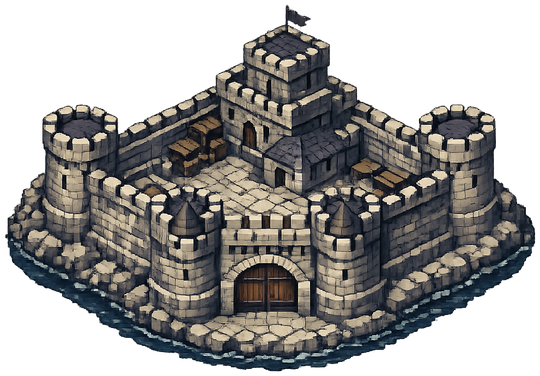
#> input picture assets/settlements/fort-main-game.png, 540 x 376 px
$ python generate_settlement_sprites.py
#> lines starting #> are read from the running program, lines starting #| are printed output that depends on the picture
from __future__ import annotations

import argparse
import random
import shutil
from dataclasses import dataclass
from pathlib import Path
from typing import Iterable

from PIL import Image, ImageDraw, ImageEnhance, ImageFilter


ROOT = Path(__file__).resolve().parents[1]
OUT_BASE = ROOT / "assets" / "settlements" / "generated"
OUT_FACTION = OUT_BASE / "factions" / "ottoman"
OUT_VARIANTS = OUT_BASE / "variants"
SH_BASE = ROOT / "assets" / "settlements" / "stronghold"
FORT_SOURCE = ROOT / "assets" / "settlements" / "fort-main-game.png"


def _clamp(v: int) -> int:
    return max(0, min(255, int(v)))


def _shade(color: tuple[int, int, int, int], delta: int) -> tuple[int, int, int, int]:
    return (_clamp(color[0] + delta), _clamp(color[1] + delta), _clamp(color[2] + delta), color[3])


def _lerp(a: float, b: float, t: float) -> float:
    return a + (b - a) * t


def _line_points(p0: tuple[int, int], p1: tuple[int, int], count: int) -> Iterable[tuple[int, int]]:
    for i in range(max(1, count)):
        t = 0.5 if count <= 1 else i / (count - 1)
        yield (int(round(_lerp(p0[0], p1[0], t))), int(round(_lerp(p0[1], p1[1], t))))


@dataclass(frozen=True)
class Style:
    name: str
    saturation: float
    contrast: float
    brightness: float
    plaster: tuple[int, int, int, int]
    roof_dark: tuple[int, int, int, int]
    roof_mid: tuple[int, int, int, int]
    roof_light: tuple[int, int, int, int]
    wood_dark: tuple[int, int, int, int]
    wood_mid: tuple[int, int, int, int]
    dome_dark: tuple[int, int, int, int]
    dome_mid: tuple[int, int, int, int]
    dome_light: tuple[int, int, int, int]
    accent: tuple[int, int, int, int]


STRONGHOLD = Style(
    name="stronghold",
    saturation=0.96,
    contrast=1.08,
    brightness=1.02,
    plaster=(196, 180, 154, 232),
    roof_dark=(90, 62, 40, 232),
    roof_mid=(130, 92, 61, 232),
    roof_light=(176, 133, 96, 232),
    wood_dark=(74, 52, 34, 232),
    wood_mid=(108, 78, 52, 232),
    dome_dark=(74, 90, 105, 232),
    dome_mid=(109, 131, 148, 232),
    dome_light=(167, 188, 205, 232),
    accent=(175, 58, 48, 236),
)

HOMM = Style(
    name="homm",
    saturation=1.12,
    contrast=1.05,
    brightness=1.03,
    plaster=(224, 205, 183, 232),
    roof_dark=(103, 45, 43, 232),
    roof_mid=(158, 68, 62, 232),
    roof_light=(210, 117, 90, 232),
    wood_dark=(76, 46, 36, 232),
    wood_mid=(116, 70, 50, 232),
    dome_dark=(52, 77, 116, 232),
    dome_mid=(82, 122, 173, 232),
    dome_light=(137, 171, 216, 232),
    accent=(216, 190, 92, 236),
)


def _load_modules() -> dict[str, Image.Image]:
    names = {
        "wall_front": "wall-front-v2.png",
        "wall_left": "wall-left-v2.png",
        "wall_right": "wall-right-v2.png",
        "wall_plain": "wall-plain-v2.png",
        "tower_left": "tower-left-v2.png",
        "tower_right": "tower-right-v2.png",
    }
    out: dict[str, Image.Image] = {}
    for key, name in names.items():
        p = SH_BASE / name
        if not p.exists():
            raise FileNotFoundError(f"Missing module: {p}")
        out[key] = Image.open(p).convert("RGBA")
    return out


# [21 lines left out: functions _tint_module, _paste_bottom_center, not called in this run]


def _paste_center_bottom(canvas: Image.Image, sprite: Image.Image, cx: int, cy: int) -> None:
    x = int(round(cx - sprite.width / 2))
    y = int(round(cy - sprite.height))
    canvas.alpha_composite(sprite, (x, y))


def _soft_tone(sprite: Image.Image, style: Style) -> Image.Image:
    out = ImageEnhance.Color(sprite).enhance(style.saturation)
    out = ImageEnhance.Contrast(out).enhance(style.contrast)
    out = ImageEnhance.Brightness(out).enhance(style.brightness)
    return out


def _draw_wall_ring(
    img: Image.Image,
    outer: list[tuple[int, int]],
    inner: list[tuple[int, int]],
    style: Style,
    crenel_count: int,
) -> None:
    layer = Image.new("RGBA", img.size, (0, 0, 0, 0))
    d = ImageDraw.Draw(layer, "RGBA")
    wall = _shade(style.plaster, -8)
    wall_dark = _shade(style.plaster, -36)
    wall_light = _shade(style.plaster, 16)
    d.polygon(outer, fill=wall)
    d.polygon(inner, fill=(0, 0, 0, 0))
    d.line(outer + [outer[0]], fill=wall_dark, width=2)
    d.line(inner + [inner[0]], fill=wall_dark, width=2)
    for a, b in ((outer[0], outer[1]), (outer[1], outer[2]), (outer[2], outer[3]), (outer[3], outer[0])):
        for x, y in _line_points(a, b, crenel_count):
            d.rectangle((x - 2, y - 5, x + 2, y - 2), fill=wall_light)
            d.rectangle((x - 2, y - 1, x + 2, y), fill=wall_dark)
    img.alpha_composite(layer)


def _draw_roof_block(draw: ImageDraw.ImageDraw, x: int, y: int, w: int, h: int, style: Style) -> None:
    wall = _shade(style.plaster, -4)
    draw.rectangle((x, y, x + w, y + h), fill=wall)
    draw.rectangle((x, y + h - 1, x + w, y + h), fill=_shade(style.plaster, -34))
    draw.polygon([(x - 2, y + 1), (x + w // 2, y - max(4, h // 2)), (x + w + 2, y + 1)], fill=style.roof_dark)
    draw.polygon([(x, y + 2), (x + w // 2, y - max(3, h // 2 - 1)), (x + w, y + 2)], fill=style.roof_mid)


def _draw_dome(draw: ImageDraw.ImageDraw, cx: int, cy: int, rx: int, ry: int, style: Style) -> None:
    draw.ellipse((cx - rx, cy - ry, cx + rx, cy + ry), fill=style.dome_dark)
    draw.pieslice((cx - int(rx * 0.88), cy - int(ry * 0.22), cx + int(rx * 0.88), cy + int(ry * 1.2)), 180, 360, fill=style.dome_mid)
    draw.ellipse((cx - int(rx * 0.56), cy - int(ry * 0.86), cx - int(rx * 0.08), cy - int(ry * 0.24)), fill=style.dome_light)


def _draw_minaret(draw: ImageDraw.ImageDraw, x: int, y: int, h: int, style: Style) -> None:
    w = max(4, int(h * 0.10))
    draw.rectangle((x, y - h, x + w, y), fill=_shade(style.plaster, -6))
    draw.rectangle((x, y - h, x + 1, y), fill=_shade(style.plaster, -24))
    draw.rectangle((x + w - 1, y - h, x + w, y), fill=_shade(style.plaster, 12))
    draw.polygon([(x - 1, y - h + 2), (x + w // 2, y - h - max(5, int(w * 1.4))), (x + w + 1, y - h + 2)], fill=style.roof_dark)
    draw.line([(x + w // 2, y - h - 2), (x + w // 2, y - h - 8)], fill=_shade(style.roof_light, 14), width=1)


# [8 lines left out: function _draw_house, not called in this run]


def _stronghold_fort_core(style: Style, scale: float) -> Image.Image:
    modules = _load_modules()
    tinted = {k: _tint_module(v, style) for k, v in modules.items()}
    canvas = Image.new("RGBA", (1600, 1200), (0, 0, 0, 0))
    d = ImageDraw.Draw(canvas, "RGBA")
    cx, cy = 800, 840
    d.ellipse((cx - 360, cy + 10, cx + 360, cy + 130), fill=(0, 0, 0, 74))

    parts: list[tuple[int, str, int, int, float, float]] = []

    def add(name: str, x: int, y: int, sx: float = 1.0, sy: float = 1.0) -> None:
        parts.append((y, name, x, y, sx, sy))

    wall_sx = 1.42 * scale
    wall_sy = 0.35 * scale
    tower_sx = 1.72 * scale
    tower_sy = 0.44 * scale

    # Back wall chain.
    for i in range(-3, 4):
        add("wall_plain", cx + i * 56, cy - 220, wall_sx, wall_sy)
    # Left and right flanks.
    for i in range(1, 6):
        add("wall_left", cx - 170 - i * 30, cy - 220 + i * 40, wall_sx, wall_sy)
        add("wall_right", cx + 170 + i * 30, cy - 220 + i * 40, wall_sx, wall_sy)
    # Front wall.
    for i in range(-3, 4):
        add("wall_front", cx + i * 56, cy + 20, wall_sx, wall_sy)

    # Corner towers.
    add("tower_left", cx - 330, cy - 14, tower_sx, tower_sy)
    add("tower_right", cx + 330, cy - 14, tower_sx, tower_sy)
    add("tower_left", cx - 262, cy - 220, tower_sx, tower_sy)
    add("tower_right", cx + 262, cy - 220, tower_sx, tower_sy)

    # Inner keep stack.
    add("wall_plain", cx, cy - 120, 2.30 * scale, 0.43 * scale)
    add("wall_plain", cx, cy - 258, 1.86 * scale, 0.37 * scale)
    add("wall_front", cx, cy + 6, 2.22 * scale, 0.40 * scale)

    for _, name, x, y, sx, sy in sorted(parts, key=lambda it: it[0]):
        _paste_bottom_center(canvas, tinted[name], x, y, sx, sy)

    # Gate shadow/readability.
    d = ImageDraw.Draw(canvas, "RGBA")
    d.ellipse((cx - 52, cy + 2, cx + 52, cy + 40), fill=(24, 16, 11, 148))
    d.rectangle((cx - 24, cy - 36, cx + 24, cy + 30), fill=(32, 21, 15, 172))
    d.rectangle((cx - 28, cy - 40, cx + 28, cy - 34), fill=_shade(style.plaster, 12))

    return canvas


def _crop_alpha(img: Image.Image, pad: int = 12) -> Image.Image:
    bb = img.split()[-1].getbbox()
    if not bb:
        return img
    x0 = max(0, bb[0] - pad)
    y0 = max(0, bb[1] - pad)
    x1 = min(img.width, bb[2] + pad)
    y1 = min(img.height, bb[3] + pad)
    return img.crop((x0, y0, x1, y1))


def _draw_fort(style: Style) -> Image.Image:
    if style.name == "stronghold" and FORT_SOURCE.exists():
        out = Image.new("RGBA", (1180, 860), (0, 0, 0, 0))
        src = Image.open(FORT_SOURCE).convert("RGBA")
        src = _soft_tone(src, style).resize((930, 650), Image.Resampling.LANCZOS)
        _paste_center_bottom(out, src, 590, 760)
        d = ImageDraw.Draw(out, "RGBA")
        d.ellipse((350, 734, 830, 820), fill=(0, 0, 0, 72))
        _draw_minaret(d, 430, 610, 118, style)
        _draw_minaret(d, 725, 610, 118, style)
        return _crop_alpha(out)

    core = _stronghold_fort_core(style, 1.0)
    return _crop_alpha(core)


def _draw_city(style: Style) -> Image.Image:
    if style.name == "stronghold" and FORT_SOURCE.exists():
        rng = random.Random(42017)
        out = Image.new("RGBA", (1536, 1100), (0, 0, 0, 0))
        d = ImageDraw.Draw(out, "RGBA")
        outer = [(240, 590), (770, 430), (1305, 580), (785, 770)]
        inner = [(330, 600), (770, 470), (1210, 590), (785, 730)]
        _draw_wall_ring(out, outer, inner, style, crenel_count=22)

        src = Image.open(FORT_SOURCE).convert("RGBA")
        citadel = _soft_tone(src, style).resize((520, 364), Image.Resampling.LANCZOS)
        _paste_center_bottom(out, citadel, 792, 640)

        d = ImageDraw.Draw(out, "RGBA")
        d.rectangle((690, 526, 900, 610), fill=_shade(style.plaster, -2))
        d.rectangle((690, 608, 900, 612), fill=_shade(style.plaster, -34))
        _draw_dome(d, 795, 532, 72, 44, style)
        _draw_dome(d, 716, 555, 36, 22, style)
        _draw_dome(d, 874, 555, 36, 22, style)
        _draw_minaret(d, 648, 556, 142, style)
        _draw_minaret(d, 940, 556, 142, style)
        _draw_minaret(d, 690, 570, 112, style)
        _draw_minaret(d, 896, 570, 112, style)

        block_rows = [
            (562, 652, 10, 50, 42),
            (540, 686, 11, 48, 40),
            (606, 617, 9, 47, 38),
            (710, 708, 8, 46, 34),
        ]
        for start_x, y, count, step, base_w in block_rows:
            for i in range(count):
                bx = start_x + (i - count // 2) * step
                by = y + (i % 2) * 4
                bw = max(20, base_w - (i % 3) * 7)
                bh = max(14, 20 - (i % 2) * 4)
                _draw_roof_block(d, bx, by, bw, bh, style)

        for i in range(15):
            mx = 540 + i * 34
            my = 745 + (i % 2) * 5
            _draw_roof_block(d, mx, my, 24, 12, style)

        return _crop_alpha(out)

    rng = random.Random(7307 if style.name == "stronghold" else 9121)
    canvas = Image.new("RGBA", (1700, 1300), (0, 0, 0, 0))
    d = ImageDraw.Draw(canvas, "RGBA")
    cx, cy = 850, 900
    d.ellipse((cx - 430, cy + 14, cx + 430, cy + 154), fill=(0, 0, 0, 68))

    core = _stronghold_fort_core(style, 0.72)
    core = core.resize((int(core.width * 0.72), int(core.height * 0.72)), Image.Resampling.LANCZOS)
    canvas.alpha_composite(core, (cx - core.width // 2, cy - core.height + 20))

    # Dense urban houses around fortress.
    houses: list[tuple[int, int]] = []
    for _ in range(65):
        x = rng.randint(cx - 300, cx + 300)
        y = rng.randint(cy - 150, cy + 80)
        if abs(x - cx) / 330 + abs(y - (cy - 20)) / 210 <= 1.0:
            houses.append((x, y))
    for x, y in sorted(houses, key=lambda p: p[1]):
        _draw_house(d, x, y, rng, style)

    # Ottoman civic center.
    _draw_dome(d, cx + 6, cy - 188, 82, 50, style)
    _draw_dome(d, cx - 88, cy - 156, 38, 23, style)
    _draw_dome(d, cx + 98, cy - 156, 38, 23, style)
    _draw_minaret(d, cx - 198, cy - 138, 162, style)
    _draw_minaret(d, cx + 185, cy - 138, 162, style)
    _draw_minaret(d, cx - 145, cy - 122, 120, style)
    _draw_minaret(d, cx + 134, cy - 122, 120, style)

    # Front bazaar strip.
    for i in range(22):
        bx = cx - 340 + i * 32
        by = cy + 106 + (i % 2) * 5
        _draw_house(d, bx, by, rng, style)

    return _crop_alpha(canvas)


def _draw_town(style: Style) -> Image.Image:
    if style.name == "stronghold" and FORT_SOURCE.exists():
        rng = random.Random(15073)
        out = Image.new("RGBA", (1280, 920), (0, 0, 0, 0))
        d = ImageDraw.Draw(out, "RGBA")
        outer = [(210, 525), (640, 395), (1065, 520), (645, 665)]
        inner = [(280, 532), (640, 430), (995, 528), (645, 638)]
        _draw_wall_ring(out, outer, inner, style, crenel_count=16)

        src = Image.open(FORT_SOURCE).convert("RGBA")
        keep = _soft_tone(src, style).resize((520, 360), Image.Resampling.LANCZOS)
        _paste_center_bottom(out, keep, 645, 570)

        d = ImageDraw.Draw(out, "RGBA")
        for i in range(6):
            bx = 455 + i * 62
            by = 585 + (i % 2) * 6
            _draw_roof_block(d, bx, by, 38, 20, style)

        _draw_dome(d, 645, 525, 38, 24, style)
        _draw_minaret(d, 560, 525, 92, style)
        _draw_minaret(d, 725, 525, 92, style)
        return _crop_alpha(out)

    rng = random.Random(3821 if style.name == "stronghold" else 4877)
    canvas = Image.new("RGBA", (1450, 1100), (0, 0, 0, 0))
    d = ImageDraw.Draw(canvas, "RGBA")
    cx, cy = 725, 790
    d.ellipse((cx - 330, cy + 14, cx + 330, cy + 124), fill=(0, 0, 0, 62))

    core = _stronghold_fort_core(style, 0.62)
    core = core.resize((int(core.width * 0.62), int(core.height * 0.62)), Image.Resampling.LANCZOS)
    canvas.alpha_composite(core, (cx - core.width // 2, cy - core.height + 18))

    houses: list[tuple[int, int]] = []
    for _ in range(36):
        x = rng.randint(cx - 220, cx + 220)
        y = rng.randint(cy - 110, cy + 60)
        if abs(x - cx) / 250 + abs(y - (cy - 10)) / 165 <= 1.0:
            houses.append((x, y))
    for x, y in sorted(houses, key=lambda p: p[1]):
        _draw_house(d, x, y, rng, style)

    _draw_dome(d, cx + 4, cy - 138, 56, 34, style)
    _draw_minaret(d, cx - 132, cy - 118, 118, style)
    _draw_minaret(d, cx + 118, cy - 118, 118, style)
    return _crop_alpha(canvas)


def _draw_village(style: Style) -> Image.Image:
    if style.name == "stronghold":
        out = Image.new("RGBA", (980, 720), (0, 0, 0, 0))
        d = ImageDraw.Draw(out, "RGBA")
        outer = [(240, 465), (495, 390), (748, 462), (500, 545)]
        inner = [(280, 472), (495, 412), (708, 469), (500, 532)]
        _draw_wall_ring(out, outer, inner, style, crenel_count=12)

        huts = [(420, 492, 46, 24), (480, 475, 54, 27), (548, 492, 44, 24), (505, 510, 42, 22)]
        for x, y, w, h in huts:
            _draw_roof_block(d, x, y, w, h, style)

        d.rectangle((622, 435, 648, 520), fill=_shade(style.plaster, -10))
        d.rectangle((622, 435, 623, 520), fill=_shade(style.plaster, -30))
        d.rectangle((647, 435, 648, 520), fill=_shade(style.plaster, 12))
        d.polygon([(620, 437), (635, 410), (650, 437)], fill=style.roof_dark)
        d.polygon([(622, 438), (635, 416), (648, 438)], fill=style.roof_mid)
        d.rectangle((633, 468, 637, 520), fill=(45, 28, 18, 180))
        _draw_dome(d, 495, 452, 22, 14, style)
        return _crop_alpha(out)

    rng = random.Random(1949 if style.name == "stronghold" else 2851)
    canvas = Image.new("RGBA", (1200, 900), (0, 0, 0, 0))
    d = ImageDraw.Draw(canvas, "RGBA")
    cx, cy = 600, 620
    d.ellipse((cx - 230, cy + 40, cx + 230, cy + 116), fill=(0, 0, 0, 56))

    # Palisade diamond.
    ring = [(340, 620), (600, 528), (860, 620), (600, 708)]
    d.polygon(ring, outline=_shade(style.wood_dark, -10), width=3)
    for a, b in ((ring[0], ring[1]), (ring[1], ring[2]), (ring[2], ring[3]), (ring[3], ring[0])):
        for x, y in _line_points(a, b, 30):
            h = rng.randint(9, 14)
            d.rectangle((x - 1, y - h, x + 1, y), fill=style.wood_mid)
            d.rectangle((x - 1, y - h, x, y), fill=style.wood_dark)

    # Keep-like watch tower from stronghold module for style continuity.
    core = _stronghold_fort_core(style, 0.24)
    core = core.resize((int(core.width * 0.24), int(core.height * 0.24)), Image.Resampling.LANCZOS)
    canvas.alpha_composite(core, (820 - core.width // 2, 670 - core.height))

    for x, y in sorted([(560, 664), (612, 648), (662, 665), (621, 695), (572, 700)], key=lambda p: p[1]):
        _draw_house(d, x, y, rng, style)
    _draw_dome(d, 620, 610, 28, 17, style)
    return _crop_alpha(canvas)


def _post(img: Image.Image, style: Style) -> Image.Image:
    out = ImageEnhance.Color(img).enhance(style.saturation)
    out = ImageEnhance.Contrast(out).enhance(style.contrast)
    out = ImageEnhance.Brightness(out).enhance(style.brightness)
    out = out.filter(ImageFilter.UnsharpMask(radius=1.1, percent=125, threshold=2))
    return out


def _save(img: Image.Image, path: Path) -> None:
    path.parent.mkdir(parents=True, exist_ok=True)
    img.save(path, "PNG")


# [9 lines left out: function _publish_active, not called in this run]


def _generate(style: Style) -> dict[str, Image.Image]:
    return {
        "fort": _post(_draw_fort(style), style),
        "city": _post(_draw_city(style), style),
        "town": _post(_draw_town(style), style),
        "village": _post(_draw_village(style), style),
    }
#> in _draw_fort, src is the input picture: PIL image 540x376 RGBA; mean R, G, B, A 55.2, 53.8, 52, 148.6
#> in _paste_center_bottom, `canvas.alpha_composite(sprite, (x, y))`:
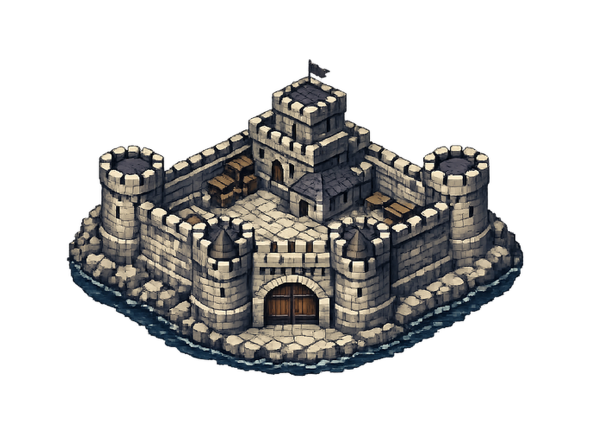
#> canvas: PIL image 1180x860 RGBA (shown at 1/2 size); mean R, G, B, A 34.1, 33.3, 32.1, 88.5; transparent parts drawn white
#> in _crop_alpha, `bb = img.split()[-1].getbbox()`: bb = (128, 113, 1052, 821)
#> in _crop_alpha, `x0 = max(0, bb[0] - pad)`: x0 = 116
#> in _crop_alpha, `y0 = max(0, bb[1] - pad)`: y0 = 101
#> in _crop_alpha, `x1 = min(img.width, bb[2] + pad)`: x1 = 1064
#> in _crop_alpha, `y1 = min(img.height, bb[3] + pad)`: y1 = 833
#> in _post, `out = out.filter(ImageFilter.UnsharpMask(radius=1.1, percent=125, thre..`:
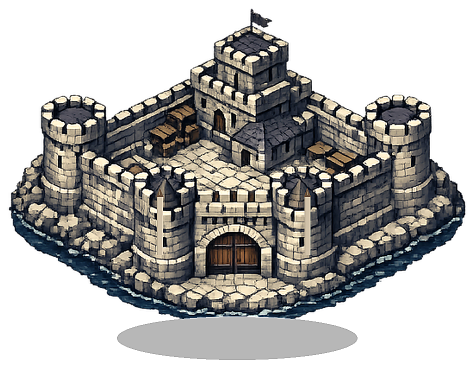
#> out: PIL image 948x732 RGBA (shown at 1/2 size); mean R, G, B, A 52.3, 51.2, 49.1, 132; transparent parts drawn white
#> the loop in _draw_wall_ring, `for a, b in ((outer[0], outer[1]), (outer[1], outer[2]), (outer[2], ou..` made 4 passes
#> (a, b) on passes 1 to 4: ((240, 590), (770, 430)), ((770, 430), (1305, 580)), ((1305, 580), (785, 770)), ((785, 770), (240, 590))
#> in _post (call 2), `out = out.filter(ImageFilter.UnsharpMask(radius=1.1, percent=125, thre..`:
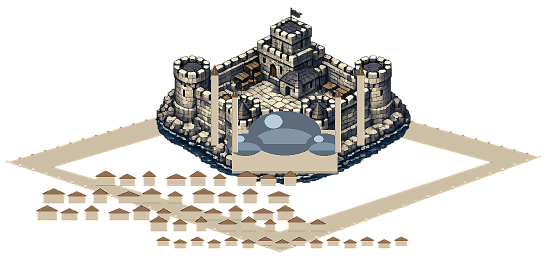
#> out: PIL image 1094x517 RGBA (shown at 1/2 size); mean R, G, B, A 48.8, 45.9, 41.2, 80.1; transparent parts drawn white
#> the loop in _draw_wall_ring (call 2), `for a, b in ((outer[0], outer[1]), (outer[1], outer[2]), (outer[2], ou..` made 4 passes
#> (a, b) on passes 1 to 4: ((210, 525), (640, 395)), ((640, 395), (1065, 520)), ((1065, 520), (645, 665)), ((645, 665), (210, 525))
#> call 3 of _paste_center_bottom, with cx = 645, cy = 570
#> in _paste_center_bottom (call 3), `canvas.alpha_composite(sprite, (x, y))`:
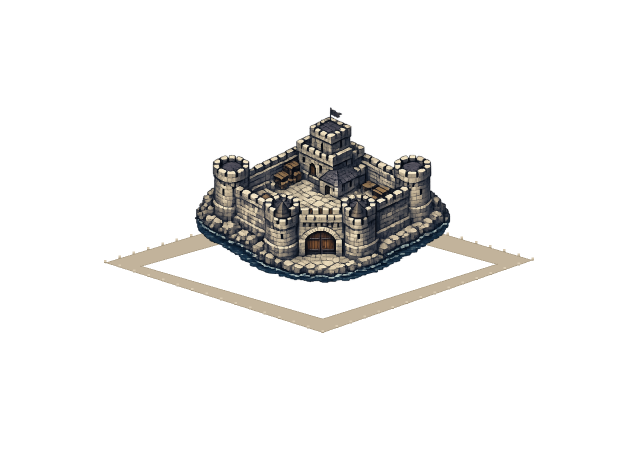
#> canvas: PIL image 1280x920 RGBA (shown at 1/2 size); mean R, G, B, A 13.5, 12.9, 12, 29.1; transparent parts drawn white
#> in _post (call 3), `out = out.filter(ImageFilter.UnsharpMask(radius=1.1, percent=125, thre..`:
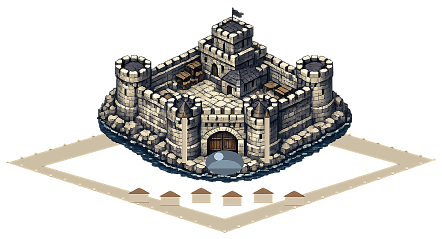
#> out: PIL image 884x478 RGBA (shown at 1/2 size); mean R, G, B, A 42.3, 40.6, 37.6, 83.6; transparent parts drawn white
#> call 3 of _draw_wall_ring, with crenel_count = 12
#> the loop in _draw_wall_ring (call 3), `for a, b in ((outer[0], outer[1]), (outer[1], outer[2]), (outer[2], ou..` made 4 passes
#> (a, b) on passes 1 to 4: ((240, 465), (495, 390)), ((495, 390), (748, 462)), ((748, 462), (500, 545)), ((500, 545), (240, 465))
#> in _draw_wall_ring (call 3), `img.alpha_composite(layer)`:
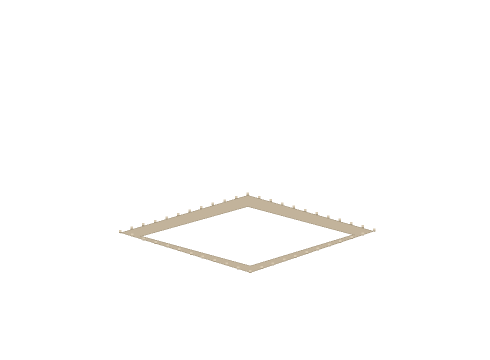
#> layer: PIL image 980x720 RGBA (shown at 1/2 size); mean R, G, B, A 4, 3.7, 3.1, 5.1; transparent parts drawn white
#> in _post (call 4), `out = out.filter(ImageFilter.UnsharpMask(radius=1.1, percent=125, thre..`:
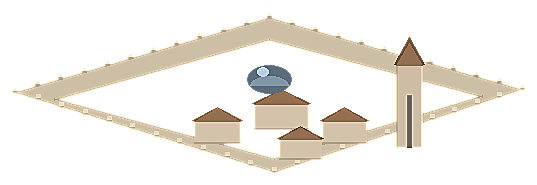
#> out: PIL image 537x185 RGBA; mean R, G, B, A 45.9, 41.9, 35.8, 55.6; transparent parts drawn white


def main() -> None:
    parser = argparse.ArgumentParser(description="Generate Stronghold/HoMM inspired settlement sprites.")
    parser.add_argument("--active", choices=["stronghold", "homm"], default="stronghold")
    args = parser.parse_args()

    variants = [STRONGHOLD, HOMM]
    for style in variants:
        out_dir = OUT_VARIANTS / style.name
        out_dir.mkdir(parents=True, exist_ok=True)
        sprites = _generate(style)
#> sprites = 4 items
        for t, img in sprites.items():
            _save(img, out_dir / f"{t}.png")
#> this loop made 4 passes
#> t on passes 1 to 4: 'fort', 'city', 'town', 'village'

    _publish_active(OUT_VARIANTS / args.active)
    print("Generated variants:", [v.name for v in variants])
    print("Active:", args.active)


if __name__ == "__main__":
#> (the run stopped early here; a loop or call above may not have finished)
